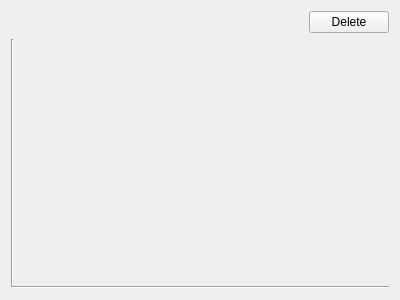
<?xml version="1.0" encoding="UTF-8"?>
<ui version="4.0">
 <class>CompositeArrayItem</class>
 <widget class="QWidget" name="CompositeArrayItem">
  <property name="geometry">
   <rect>
    <x>0</x>
    <y>0</y>
    <width>400</width>
    <height>300</height>
   </rect>
  </property>
  <layout class="QVBoxLayout" name="verticalLayout">
   <item>
    <layout class="QHBoxLayout" name="horizontalLayout">
     <item>
      <widget class="CollapseButton" name="collapseBtn" native="true"/>
     </item>
     <item>
      <spacer name="horizontalSpacer">
       <property name="orientation">
        <enum>Qt::Orientation::Horizontal</enum>
       </property>
       <property name="sizeType">
        <enum>QSizePolicy::Policy::Expanding</enum>
       </property>
       <property name="sizeHint" stdset="0">
        <size>
         <width>0</width>
         <height>20</height>
        </size>
       </property>
      </spacer>
     </item>
     <item>
      <widget class="ValidationIndicator" name="indicator" native="true">
       <property name="sizePolicy">
        <sizepolicy hsizetype="Expanding" vsizetype="Preferred">
         <horstretch>1</horstretch>
         <verstretch>0</verstretch>
        </sizepolicy>
       </property>
      </widget>
     </item>
     <item>
      <widget class="QPushButton" name="deleteButton">
       <property name="text">
        <string>Delete</string>
       </property>
       <property name="icon">
        <iconset theme="delete"/>
       </property>
      </widget>
     </item>
    </layout>
   </item>
   <item>
    <layout class="QVBoxLayout" name="verticalLayout_3">
     <property name="spacing">
      <number>0</number>
     </property>
     <item>
      <widget class="QWidget" name="contentWrapper" native="true">
       <property name="sizePolicy">
        <sizepolicy hsizetype="Preferred" vsizetype="Expanding">
         <horstretch>0</horstretch>
         <verstretch>0</verstretch>
        </sizepolicy>
       </property>
       <layout class="QHBoxLayout" name="horizontalLayout_3">
        <property name="spacing">
         <number>0</number>
        </property>
        <property name="leftMargin">
         <number>0</number>
        </property>
        <property name="topMargin">
         <number>0</number>
        </property>
        <property name="rightMargin">
         <number>0</number>
        </property>
        <property name="bottomMargin">
         <number>0</number>
        </property>
        <item>
         <widget class="Line" name="line_2">
          <property name="orientation">
           <enum>Qt::Orientation::Vertical</enum>
          </property>
         </widget>
        </item>
        <item>
         <widget class="QWidget" name="content" native="true">
          <layout class="QVBoxLayout" name="verticalLayout_2"/>
         </widget>
        </item>
       </layout>
      </widget>
     </item>
     <item>
      <widget class="Line" name="line">
       <property name="orientation">
        <enum>Qt::Orientation::Horizontal</enum>
       </property>
      </widget>
     </item>
    </layout>
   </item>
  </layout>
 </widget>
 <customwidgets>
  <customwidget>
   <class>ValidationIndicator</class>
   <extends>QWidget</extends>
   <header>ui/forms/editors/detailed/misc/ValidationIndicator.h</header>
   <container>1</container>
  </customwidget>
  <customwidget>
   <class>CollapseButton</class>
   <extends>QWidget</extends>
   <header>ui/forms/editors/detailed/misc/CollapseButton.h</header>
   <container>1</container>
   <slots>
    <slot>clicked(bool)</slot>
   </slots>
  </customwidget>
 </customwidgets>
 <resources/>
 <connections/>
</ui>
